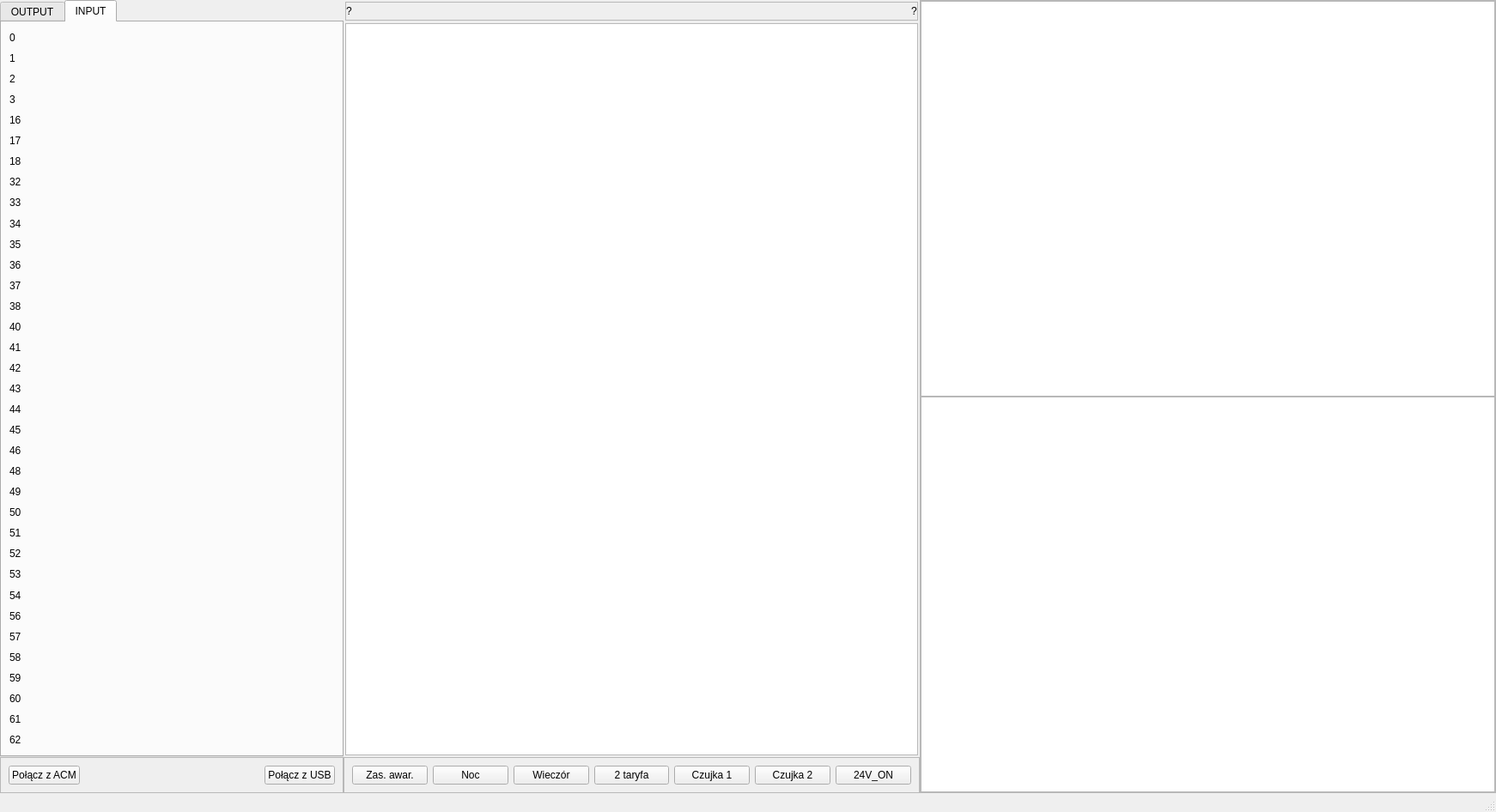
<?xml version="1.0" encoding="UTF-8"?>
<ui version="4.0">
 <class>SalonSypialniaHol</class>
 <widget class="QMainWindow" name="SalonSypialniaHol">
  <property name="geometry">
   <rect>
    <x>0</x>
    <y>0</y>
    <width>1742</width>
    <height>946</height>
   </rect>
  </property>
  <property name="windowTitle">
   <string>MainWindow</string>
  </property>
  <widget class="QWidget" name="centralwidget">
   <layout class="QGridLayout" name="gridLayout_2">
    <property name="leftMargin">
     <number>0</number>
    </property>
    <property name="topMargin">
     <number>0</number>
    </property>
    <property name="rightMargin">
     <number>0</number>
    </property>
    <property name="bottomMargin">
     <number>0</number>
    </property>
    <property name="spacing">
     <number>0</number>
    </property>
    <item row="0" column="1" rowspan="2">
     <widget class="QFrame" name="frame">
      <property name="frameShape">
       <enum>QFrame::NoFrame</enum>
      </property>
      <property name="frameShadow">
       <enum>QFrame::Raised</enum>
      </property>
      <layout class="QVBoxLayout" name="verticalLayout">
       <property name="spacing">
        <number>3</number>
       </property>
       <property name="leftMargin">
        <number>2</number>
       </property>
       <property name="topMargin">
        <number>2</number>
       </property>
       <property name="rightMargin">
        <number>2</number>
       </property>
       <property name="bottomMargin">
        <number>2</number>
       </property>
       <item>
        <widget class="QFrame" name="frame_5">
         <property name="maximumSize">
          <size>
           <width>1150</width>
           <height>16777215</height>
          </size>
         </property>
         <property name="frameShape">
          <enum>QFrame::StyledPanel</enum>
         </property>
         <property name="frameShadow">
          <enum>QFrame::Raised</enum>
         </property>
         <layout class="QHBoxLayout" name="horizontalLayout">
          <property name="spacing">
           <number>0</number>
          </property>
          <property name="leftMargin">
           <number>0</number>
          </property>
          <property name="topMargin">
           <number>0</number>
          </property>
          <property name="rightMargin">
           <number>0</number>
          </property>
          <property name="bottomMargin">
           <number>0</number>
          </property>
          <item>
           <widget class="QLabel" name="ltty_ard">
            <property name="text">
             <string>?</string>
            </property>
           </widget>
          </item>
          <item>
           <spacer name="horizontalSpacer_2">
            <property name="orientation">
             <enum>Qt::Horizontal</enum>
            </property>
            <property name="sizeHint" stdset="0">
             <size>
              <width>650</width>
              <height>20</height>
             </size>
            </property>
           </spacer>
          </item>
          <item>
           <widget class="QLabel" name="lttyRs485">
            <property name="text">
             <string>?</string>
            </property>
           </widget>
          </item>
         </layout>
        </widget>
       </item>
       <item>
        <widget class="QGraphicsView" name="plan"/>
       </item>
      </layout>
     </widget>
    </item>
    <item row="0" column="0">
     <widget class="QTabWidget" name="tabWidget_output">
      <property name="minimumSize">
       <size>
        <width>400</width>
        <height>0</height>
       </size>
      </property>
      <property name="maximumSize">
       <size>
        <width>400</width>
        <height>16777215</height>
       </size>
      </property>
      <property name="currentIndex">
       <number>1</number>
      </property>
      <widget class="QWidget" name="tabWidget_outputPage1" native="true">
       <attribute name="title">
        <string>OUTPUT</string>
       </attribute>
       <layout class="QVBoxLayout" name="verticalLayout_4">
        <item>
         <widget class="QLabel" name="lo_04">
          <property name="text">
           <string>Led 1 salon/łazienka</string>
          </property>
         </widget>
        </item>
        <item>
         <widget class="QLabel" name="lo_05">
          <property name="text">
           <string>Led 2 salon/łazienka</string>
          </property>
         </widget>
        </item>
        <item>
         <widget class="QLabel" name="lo_06">
          <property name="text">
           <string>Led 3.2 hol</string>
          </property>
         </widget>
        </item>
        <item>
         <widget class="QLabel" name="lo_07">
          <property name="text">
           <string>Led 4.4 hol</string>
          </property>
         </widget>
        </item>
        <item>
         <widget class="QLabel" name="lo_08">
          <property name="text">
           <string>Led 4.3 hol</string>
          </property>
         </widget>
        </item>
        <item>
         <widget class="QLabel" name="lo_09">
          <property name="text">
           <string>Led 4.2 hol</string>
          </property>
         </widget>
        </item>
        <item>
         <widget class="QLabel" name="lo_10">
          <property name="text">
           <string>Led 4.1 hol</string>
          </property>
         </widget>
        </item>
        <item>
         <widget class="QLabel" name="lo_11">
          <property name="text">
           <string>Led 3.1 hol</string>
          </property>
         </widget>
        </item>
        <item>
         <widget class="QLabel" name="lo_12">
          <property name="text">
           <string>Led 3.3 hol</string>
          </property>
         </widget>
        </item>
        <item>
         <widget class="QLabel" name="lo_13">
          <property name="text">
           <string>Zasilacz 12V</string>
          </property>
         </widget>
        </item>
        <item>
         <widget class="QLabel" name="lo_14">
          <property name="text">
           <string>Led 1 salon/jadalnia</string>
          </property>
         </widget>
        </item>
        <item>
         <widget class="QLabel" name="lo_15">
          <property name="text">
           <string>Led 2 salon/jadalnia</string>
          </property>
         </widget>
        </item>
        <item>
         <widget class="QLabel" name="lo_19">
          <property name="text">
           <string>Światło sypialnia</string>
          </property>
         </widget>
        </item>
        <item>
         <widget class="QLabel" name="lo_20">
          <property name="text">
           <string>Czujka ruchu</string>
          </property>
         </widget>
        </item>
        <item>
         <widget class="QLabel" name="lo_21">
          <property name="text">
           <string>Podś. wł.  mix</string>
          </property>
         </widget>
        </item>
        <item>
         <widget class="QLabel" name="lo_22">
          <property name="text">
           <string>Podś wł. hol</string>
          </property>
         </widget>
        </item>
        <item>
         <widget class="QLabel" name="lo_23">
          <property name="text">
           <string>Podś. wł. salon</string>
          </property>
         </widget>
        </item>
        <item>
         <widget class="QLabel" name="lo_24">
          <property name="text">
           <string>Sypialnia 1</string>
          </property>
         </widget>
        </item>
        <item>
         <widget class="QLabel" name="lo_25">
          <property name="text">
           <string>Sypialnia kinkiety</string>
          </property>
         </widget>
        </item>
        <item>
         <widget class="QLabel" name="lo_26">
          <property name="text">
           <string>Led 4.0 hol</string>
          </property>
         </widget>
        </item>
        <item>
         <widget class="QLabel" name="lo_27">
          <property name="text">
           <string>Sypialnia 2</string>
          </property>
         </widget>
        </item>
        <item>
         <widget class="QLabel" name="lo_28">
          <property name="text">
           <string>Salon 2</string>
          </property>
         </widget>
        </item>
        <item>
         <widget class="QLabel" name="lo_29">
          <property name="text">
           <string>Gwarantowane N</string>
          </property>
         </widget>
        </item>
        <item>
         <widget class="QLabel" name="lo_30">
          <property name="text">
           <string>Gwarantowane L</string>
          </property>
         </widget>
        </item>
        <item>
         <widget class="QLabel" name="lo_31">
          <property name="text">
           <string>Salon 1</string>
          </property>
         </widget>
        </item>
        <item>
         <widget class="QLabel" name="lo_39">
          <property name="text">
           <string>Światło hol</string>
          </property>
         </widget>
        </item>
        <item>
         <widget class="QLabel" name="lo_47">
          <property name="text">
           <string> Światło syp.</string>
          </property>
         </widget>
        </item>
        <item>
         <spacer name="verticalSpacer">
          <property name="orientation">
           <enum>Qt::Vertical</enum>
          </property>
          <property name="sizeHint" stdset="0">
           <size>
            <width>20</width>
            <height>40</height>
           </size>
          </property>
         </spacer>
        </item>
       </layout>
      </widget>
      <widget class="QWidget" name="tabWidget_outputPage2" native="true">
       <attribute name="title">
        <string>INPUT</string>
       </attribute>
       <layout class="QVBoxLayout" name="verticalLayout_3">
        <item>
         <widget class="QLabel" name="li_00">
          <property name="text">
           <string>0</string>
          </property>
         </widget>
        </item>
        <item>
         <widget class="QLabel" name="li_01">
          <property name="text">
           <string>1</string>
          </property>
         </widget>
        </item>
        <item>
         <widget class="QLabel" name="li_02">
          <property name="text">
           <string>2</string>
          </property>
         </widget>
        </item>
        <item>
         <widget class="QLabel" name="li_03">
          <property name="text">
           <string>3</string>
          </property>
         </widget>
        </item>
        <item>
         <widget class="QLabel" name="li_16">
          <property name="text">
           <string>16</string>
          </property>
         </widget>
        </item>
        <item>
         <widget class="QLabel" name="li_17">
          <property name="text">
           <string>17</string>
          </property>
         </widget>
        </item>
        <item>
         <widget class="QLabel" name="li_18">
          <property name="text">
           <string>18</string>
          </property>
         </widget>
        </item>
        <item>
         <widget class="QLabel" name="li_32">
          <property name="text">
           <string>32</string>
          </property>
         </widget>
        </item>
        <item>
         <widget class="QLabel" name="li_33">
          <property name="text">
           <string>33</string>
          </property>
         </widget>
        </item>
        <item>
         <widget class="QLabel" name="li_34">
          <property name="text">
           <string>34</string>
          </property>
         </widget>
        </item>
        <item>
         <widget class="QLabel" name="li_35">
          <property name="text">
           <string>35</string>
          </property>
         </widget>
        </item>
        <item>
         <widget class="QLabel" name="li_36">
          <property name="text">
           <string>36</string>
          </property>
         </widget>
        </item>
        <item>
         <widget class="QLabel" name="li_37">
          <property name="text">
           <string>37</string>
          </property>
         </widget>
        </item>
        <item>
         <widget class="QLabel" name="li_38">
          <property name="text">
           <string>38</string>
          </property>
         </widget>
        </item>
        <item>
         <widget class="QLabel" name="li_40">
          <property name="text">
           <string>40</string>
          </property>
         </widget>
        </item>
        <item>
         <widget class="QLabel" name="li_41">
          <property name="text">
           <string>41</string>
          </property>
         </widget>
        </item>
        <item>
         <widget class="QLabel" name="li_42">
          <property name="text">
           <string>42</string>
          </property>
         </widget>
        </item>
        <item>
         <widget class="QLabel" name="li_43">
          <property name="text">
           <string>43</string>
          </property>
         </widget>
        </item>
        <item>
         <widget class="QLabel" name="li_44">
          <property name="text">
           <string>44</string>
          </property>
         </widget>
        </item>
        <item>
         <widget class="QLabel" name="li_45">
          <property name="text">
           <string>45</string>
          </property>
         </widget>
        </item>
        <item>
         <widget class="QLabel" name="li_46">
          <property name="text">
           <string>46</string>
          </property>
         </widget>
        </item>
        <item>
         <widget class="QLabel" name="li_48">
          <property name="text">
           <string>48</string>
          </property>
         </widget>
        </item>
        <item>
         <widget class="QLabel" name="li_49">
          <property name="text">
           <string>49</string>
          </property>
         </widget>
        </item>
        <item>
         <widget class="QLabel" name="li_50">
          <property name="text">
           <string>50</string>
          </property>
         </widget>
        </item>
        <item>
         <widget class="QLabel" name="li_51">
          <property name="text">
           <string>51</string>
          </property>
         </widget>
        </item>
        <item>
         <widget class="QLabel" name="li_52">
          <property name="text">
           <string>52</string>
          </property>
         </widget>
        </item>
        <item>
         <widget class="QLabel" name="li_53">
          <property name="text">
           <string>53</string>
          </property>
         </widget>
        </item>
        <item>
         <widget class="QLabel" name="li_54">
          <property name="text">
           <string>54</string>
          </property>
         </widget>
        </item>
        <item>
         <widget class="QLabel" name="li_56">
          <property name="text">
           <string>56</string>
          </property>
         </widget>
        </item>
        <item>
         <widget class="QLabel" name="li_57">
          <property name="text">
           <string>57</string>
          </property>
         </widget>
        </item>
        <item>
         <widget class="QLabel" name="li_58">
          <property name="text">
           <string>58</string>
          </property>
         </widget>
        </item>
        <item>
         <widget class="QLabel" name="li_59">
          <property name="text">
           <string>59</string>
          </property>
         </widget>
        </item>
        <item>
         <widget class="QLabel" name="li_60">
          <property name="text">
           <string>60</string>
          </property>
         </widget>
        </item>
        <item>
         <widget class="QLabel" name="li_61">
          <property name="text">
           <string>61</string>
          </property>
         </widget>
        </item>
        <item>
         <widget class="QLabel" name="li_62">
          <property name="text">
           <string>62</string>
          </property>
         </widget>
        </item>
       </layout>
      </widget>
     </widget>
    </item>
    <item row="2" column="1">
     <widget class="QFrame" name="frame_2">
      <property name="frameShape">
       <enum>QFrame::StyledPanel</enum>
      </property>
      <property name="frameShadow">
       <enum>QFrame::Raised</enum>
      </property>
      <layout class="QGridLayout" name="gridLayout_3">
       <item row="0" column="4">
        <widget class="QPushButton" name="pb_2taryfa">
         <property name="text">
          <string>2 taryfa</string>
         </property>
        </widget>
       </item>
       <item row="0" column="0">
        <widget class="QPushButton" name="pb_zasawar">
         <property name="text">
          <string>Zas. awar.</string>
         </property>
        </widget>
       </item>
       <item row="0" column="6">
        <widget class="QPushButton" name="pb_czujka2">
         <property name="text">
          <string>Czujka 2</string>
         </property>
        </widget>
       </item>
       <item row="0" column="2">
        <widget class="QPushButton" name="pb_noc">
         <property name="text">
          <string>Noc</string>
         </property>
        </widget>
       </item>
       <item row="0" column="3">
        <widget class="QPushButton" name="pb_wieczor">
         <property name="text">
          <string>Wieczór</string>
         </property>
        </widget>
       </item>
       <item row="0" column="5">
        <widget class="QPushButton" name="pb_czujka1">
         <property name="text">
          <string>Czujka 1</string>
         </property>
        </widget>
       </item>
       <item row="0" column="7">
        <widget class="QPushButton" name="pb_24V">
         <property name="text">
          <string>24V_ON</string>
         </property>
        </widget>
       </item>
      </layout>
     </widget>
    </item>
    <item row="2" column="0">
     <widget class="QFrame" name="frame_4">
      <property name="maximumSize">
       <size>
        <width>400</width>
        <height>16777215</height>
       </size>
      </property>
      <property name="frameShape">
       <enum>QFrame::StyledPanel</enum>
      </property>
      <property name="frameShadow">
       <enum>QFrame::Raised</enum>
      </property>
      <layout class="QGridLayout" name="gridLayout">
       <item row="2" column="1">
        <widget class="QPushButton" name="pbacm0">
         <property name="text">
          <string>Połącz z ACM</string>
         </property>
        </widget>
       </item>
       <item row="2" column="2">
        <spacer name="horizontalSpacer">
         <property name="orientation">
          <enum>Qt::Horizontal</enum>
         </property>
         <property name="sizeHint" stdset="0">
          <size>
           <width>369</width>
           <height>20</height>
          </size>
         </property>
        </spacer>
       </item>
       <item row="2" column="3">
        <widget class="QPushButton" name="pbusb0">
         <property name="text">
          <string>Połącz z USB</string>
         </property>
        </widget>
       </item>
      </layout>
     </widget>
    </item>
    <item row="0" column="2" rowspan="3">
     <widget class="QFrame" name="frame_3">
      <property name="frameShape">
       <enum>QFrame::StyledPanel</enum>
      </property>
      <property name="frameShadow">
       <enum>QFrame::Raised</enum>
      </property>
      <layout class="QVBoxLayout" name="verticalLayout_2">
       <property name="spacing">
        <number>0</number>
       </property>
       <property name="leftMargin">
        <number>0</number>
       </property>
       <property name="topMargin">
        <number>0</number>
       </property>
       <property name="rightMargin">
        <number>0</number>
       </property>
       <property name="bottomMargin">
        <number>0</number>
       </property>
       <item>
        <widget class="QTextEdit" name="te_acm0"/>
       </item>
       <item>
        <widget class="QTextEdit" name="te_usb0"/>
       </item>
      </layout>
     </widget>
    </item>
   </layout>
  </widget>
  <widget class="QMenuBar" name="menubar">
   <property name="geometry">
    <rect>
     <x>0</x>
     <y>0</y>
     <width>1742</width>
     <height>23</height>
    </rect>
   </property>
  </widget>
  <widget class="QStatusBar" name="statusbar"/>
 </widget>
 <resources/>
 <connections/>
</ui>
